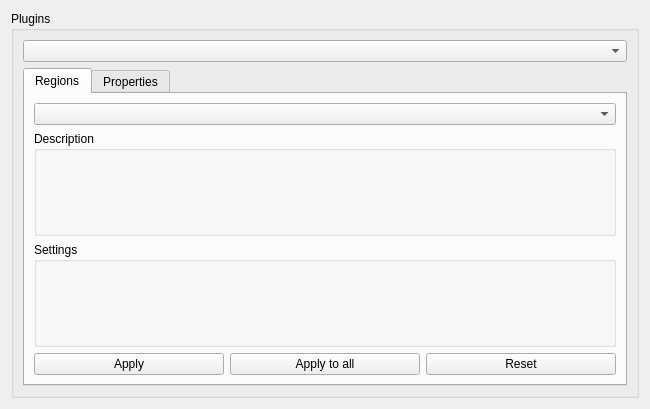
<?xml version="1.0" encoding="UTF-8"?>
<ui version="4.0">
 <class>PluginsWidget</class>
 <widget class="QWidget" name="PluginsWidget">
  <property name="geometry">
   <rect>
    <x>0</x>
    <y>0</y>
    <width>650</width>
    <height>409</height>
   </rect>
  </property>
  <property name="sizePolicy">
   <sizepolicy hsizetype="Expanding" vsizetype="Preferred">
    <horstretch>0</horstretch>
    <verstretch>0</verstretch>
   </sizepolicy>
  </property>
  <property name="windowTitle">
   <string>Form</string>
  </property>
  <layout class="QHBoxLayout" name="horizontalLayout">
   <item>
    <widget class="QGroupBox" name="grpPlugins">
     <property name="title">
      <string>Plugins</string>
     </property>
     <layout class="QVBoxLayout" name="verticalLayout">
      <item>
       <widget class="QComboBox" name="cmbPlugins"/>
      </item>
      <item>
       <widget class="QTabWidget" name="pluginTabWidget">
        <property name="currentIndex">
         <number>0</number>
        </property>
        <widget class="QWidget" name="tabRegionComps">
         <attribute name="title">
          <string>Regions</string>
         </attribute>
         <layout class="QVBoxLayout" name="verticalLayout_2">
          <item>
           <widget class="QComboBox" name="cmbRegComps"/>
          </item>
          <item>
           <widget class="QGroupBox" name="grpRegDesc">
            <property name="sizePolicy">
             <sizepolicy hsizetype="Preferred" vsizetype="Minimum">
              <horstretch>0</horstretch>
              <verstretch>0</verstretch>
             </sizepolicy>
            </property>
            <property name="title">
             <string>Description</string>
            </property>
            <layout class="QHBoxLayout" name="horizontalLayout_3">
             <item>
              <widget class="QLabel" name="lblRegDesc">
               <property name="sizePolicy">
                <sizepolicy hsizetype="Preferred" vsizetype="Preferred">
                 <horstretch>0</horstretch>
                 <verstretch>0</verstretch>
                </sizepolicy>
               </property>
               <property name="text">
                <string/>
               </property>
              </widget>
             </item>
            </layout>
           </widget>
          </item>
          <item>
           <widget class="QGroupBox" name="grpRegionSettings">
            <property name="title">
             <string>Settings</string>
            </property>
           </widget>
          </item>
          <item>
           <layout class="QHBoxLayout" name="horizontalLayout_2">
            <item>
             <widget class="QPushButton" name="btnApply">
              <property name="text">
               <string>Apply</string>
              </property>
             </widget>
            </item>
            <item>
             <widget class="QPushButton" name="btnApplyToAll">
              <property name="text">
               <string>Apply to all</string>
              </property>
             </widget>
            </item>
            <item>
             <widget class="QPushButton" name="btnReset">
              <property name="text">
               <string>Reset</string>
              </property>
             </widget>
            </item>
           </layout>
          </item>
         </layout>
        </widget>
        <widget class="QWidget" name="tabPropComps">
         <attribute name="title">
          <string>Properties</string>
         </attribute>
        </widget>
       </widget>
      </item>
     </layout>
    </widget>
   </item>
  </layout>
 </widget>
 <resources/>
 <connections/>
</ui>
